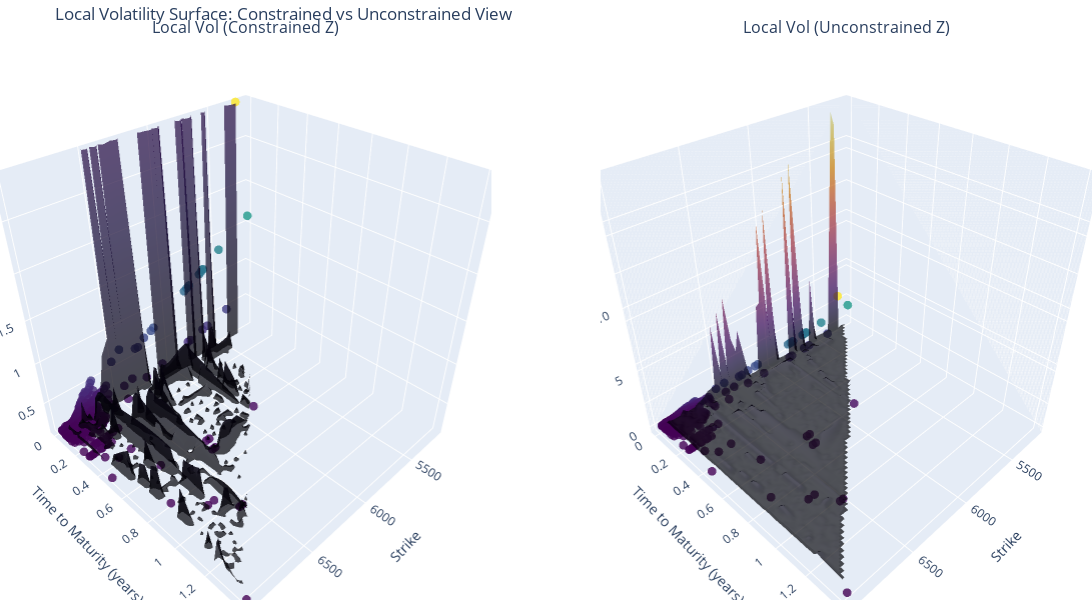

Here is the notebook cell this chart was saved with:
### Markdown cell above
### Local Vol using Interpolation

### Code cell
impvol_interp = interp
params = [calls["S0"].iloc[0],calls["r"].iloc[0],impvol_interp]
local_vol_surface = get_local_vol_surface(calls,params)
plot_local_vol_surface(calls,local_vol_surface)

### Figure 1 — Plotly figure (JSON) as saved in the notebook; plotly's stock layout.template omitted (floating-point values rounded to 4 significant figures; data arrays with more than 128 entries replaced by an {"elided": "..."} marker saying what was removed)
{"data": [{"marker": {"color": {"elided": "416 float values"}, "colorscale": [[0, "#440154"], [0.1111, "#482878"], [0.2222, "#3e4989"], [0.3333, "#31688e"], [0.4444, "#26828e"], [0.5556, "#1f9e89"], [0.6667, "#35b779"], [0.7778, "#6ece58"], [0.8889, "#b5de2b"], [1, "#fde725"]], "opacity": 0.8, "size": 3}, "mode": "markers", "name": "Data Points", "scene": "scene", "showlegend": false, "type": "scatter3d", "x": {"elided": "416 float values"}, "y": {"elided": "416 float values"}, "z": {"elided": "416 float values"}}, {"colorscale": [[0, "#000004"], [0.1111, "#1b0c41"], [0.2222, "#4a0c6b"], [0.3333, "#781c6d"], [0.4444, "#a52c60"], [0.5556, "#cf4446"], [0.6667, "#ed6925"], [0.7778, "#fb9b06"], [0.8889, "#f7d13d"], [1, "#fcffa4"]], "opacity": 0.7, "scene": "scene", "showlegend": false, "showscale": false, "type": "surface", "x": {"elided": "60x60 float values"}, "y": {"elided": "60x60 float values"}, "z": {"elided": "60x60 float values"}}, {"marker": {"color": {"elided": "416 float values"}, "colorscale": [[0, "#440154"], [0.1111, "#482878"], [0.2222, "#3e4989"], [0.3333, "#31688e"], [0.4444, "#26828e"], [0.5556, "#1f9e89"], [0.6667, "#35b779"], [0.7778, "#6ece58"], [0.8889, "#b5de2b"], [1, "#fde725"]], "opacity": 0.8, "size": 3}, "mode": "markers", "name": "Data Points", "scene": "scene2", "showlegend": false, "type": "scatter3d", "x": {"elided": "416 float values"}, "y": {"elided": "416 float values"}, "z": {"elided": "416 float values"}}, {"colorscale": [[0, "#000004"], [0.1111, "#1b0c41"], [0.2222, "#4a0c6b"], [0.3333, "#781c6d"], [0.4444, "#a52c60"], [0.5556, "#cf4446"], [0.6667, "#ed6925"], [0.7778, "#fb9b06"], [0.8889, "#f7d13d"], [1, "#fcffa4"]], "opacity": 0.7, "scene": "scene2", "showlegend": false, "showscale": false, "type": "surface", "x": {"elided": "60x60 float values"}, "y": {"elided": "60x60 float values"}, "z": {"elided": "60x60 float values"}}], "layout": {"annotations": [{"font": {"size": 16}, "showarrow": false, "text": "Local Vol (Constrained Z)", "x": 0.225, "xanchor": "center", "xref": "paper", "y": 1, "yanchor": "bottom", "yref": "paper"}, {"font": {"size": 16}, "showarrow": false, "text": "Local Vol (Unconstrained Z)", "x": 0.775, "xanchor": "center", "xref": "paper", "y": 1, "yanchor": "bottom", "yref": "paper"}], "height": 600, "margin": {"b": 0, "l": 0, "r": 0, "t": 40}, "scene": {"domain": {"x": [0, 0.45], "y": [0, 1]}, "xaxis": {"title": {"text": "Strike"}}, "yaxis": {"title": {"text": "Time to Maturity (years)"}}, "zaxis": {"range": [0.1019, 2.926], "title": {"text": "Volatility"}}}, "scene2": {"domain": {"x": [0.55, 1], "y": [0, 1]}, "xaxis": {"title": {"text": "Strike"}}, "yaxis": {"title": {"text": "Time to Maturity (years)"}}, "zaxis": {"title": {"text": "Volatility"}}}, "title": {"text": "Local Volatility Surface: Constrained vs Unconstrained View"}, "width": 1200}}
